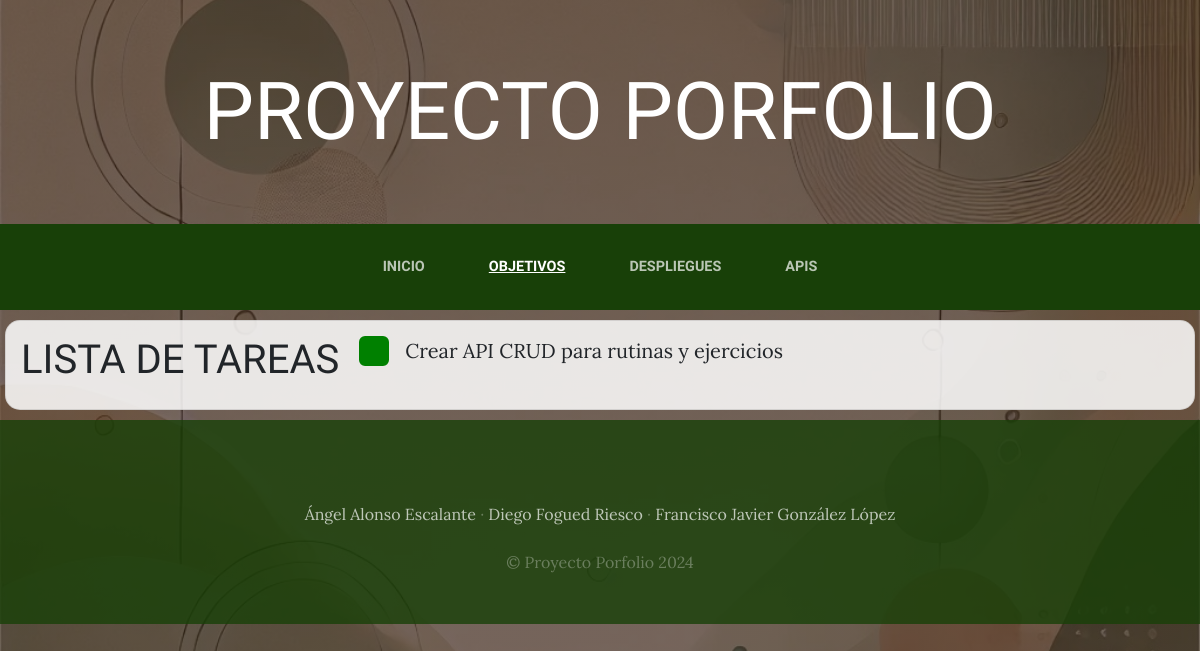
/objetivos, run on an earlier commit of the app's database.
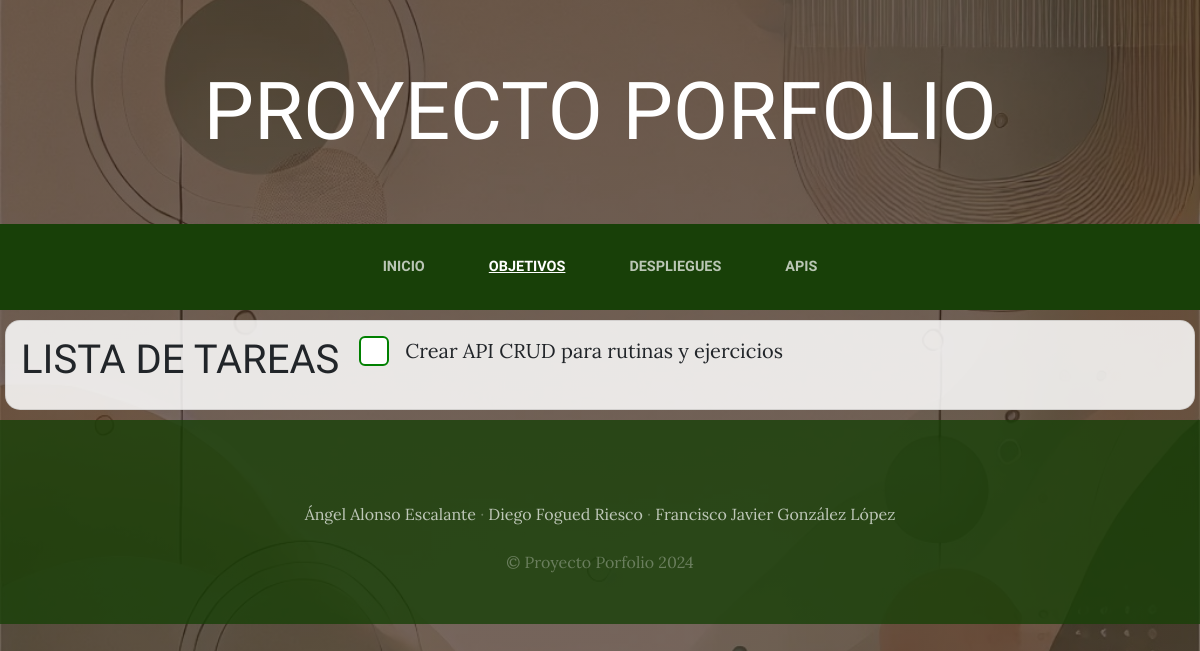
And on a later commit of the database.
### PanelDeControl/models.py (models this page shows, shortened)
class Tarea(models.Model):
    descripcion = models.CharField(max_length=200)
    completada = models.BooleanField(default=False)
    class Meta:
        verbose_name = 'tarea'
        verbose_name_plural = 'tareas'

### PanelDeControl/views.py (the view)
# urls.py: path('objetivos', views.objetivos, name='Objetivos'),
def objetivos(request):
    tareas = Tarea.objects.all()
    return render(request, 'PanelDeControl/objetivos.html', {'tareas': tareas})

### PanelDeControl/templates/PanelDeControl/objetivos.html (shortened to what this page needs)
{% extends "PanelDeControl/base.html" %}
{% load static %}
{% block content %}
<div class="transparend-div">
    <div class="bordered-paragraph">
        <h1 class="section-heading">Lista de Tareas</h1>
        <ul class="styled-list">
            {% for tarea in tareas %}
            <li>
                <label>
                    <input type="checkbox" onclick="toggleTareaCompletada({{ tarea.id }}, this)" {% if tarea.completada %}checked{% endif %}>
                    {{ tarea.descripcion }}
                </label>
            </li>
            {% endfor %}
        </ul>
    </div>
</div>
{% endblock %}

What changed in the data, as far as the page shows it:
changed Tarea "Crear API CRUD para rutinas y ejercicios": completada "☑" → "☐"
